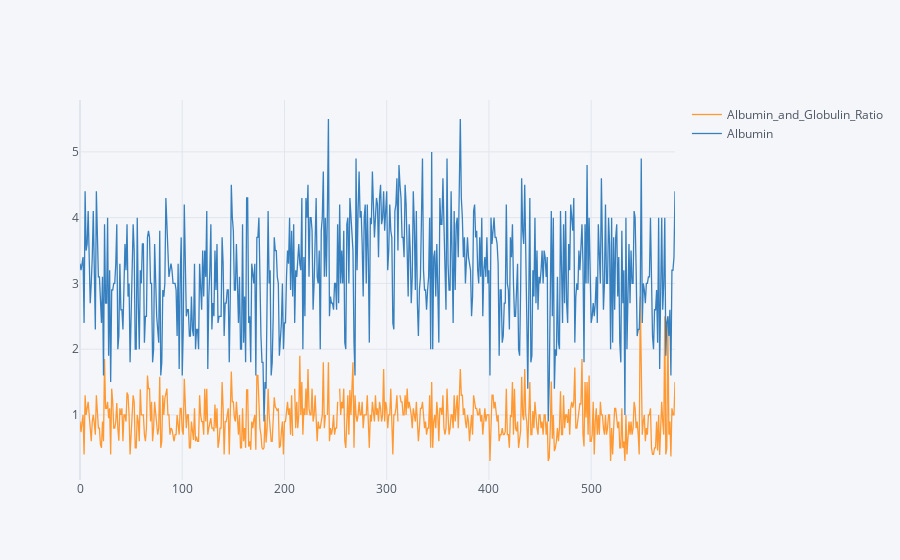

The notebook cell this image was saved under:
### Code cell
data[['Albumin_and_Globulin_Ratio','Albumin']].iplot()

### Figure 1 — Plotly figure (JSON) as saved in the notebook; plotly's stock layout.template omitted (floating-point values rounded to 4 significant figures; data arrays with more than 128 entries replaced by an {"elided": "..."} marker saying what was removed)
{"data": [{"line": {"color": "rgba(255, 153, 51, 1.0)", "dash": "solid", "shape": "linear", "width": 1.3}, "mode": "lines", "name": "Albumin_and_Globulin_Ratio", "text": "", "type": "scatter", "x": {"elided": "583 int values"}, "y": {"elided": "583 mixed values"}}, {"line": {"color": "rgba(55, 128, 191, 1.0)", "dash": "solid", "shape": "linear", "width": 1.3}, "mode": "lines", "name": "Albumin", "text": "", "type": "scatter", "x": {"elided": "583 int values"}, "y": {"elided": "583 float values"}}], "layout": {"legend": {"bgcolor": "#F5F6F9", "font": {"color": "#4D5663"}}, "paper_bgcolor": "#F5F6F9", "plot_bgcolor": "#F5F6F9", "title": {"font": {"color": "#4D5663"}}, "xaxis": {"gridcolor": "#E1E5ED", "showgrid": true, "tickfont": {"color": "#4D5663"}, "title": {"font": {"color": "#4D5663"}, "text": ""}, "zerolinecolor": "#E1E5ED"}, "yaxis": {"gridcolor": "#E1E5ED", "showgrid": true, "tickfont": {"color": "#4D5663"}, "title": {"font": {"color": "#4D5663"}, "text": ""}, "zerolinecolor": "#E1E5ED"}}}
